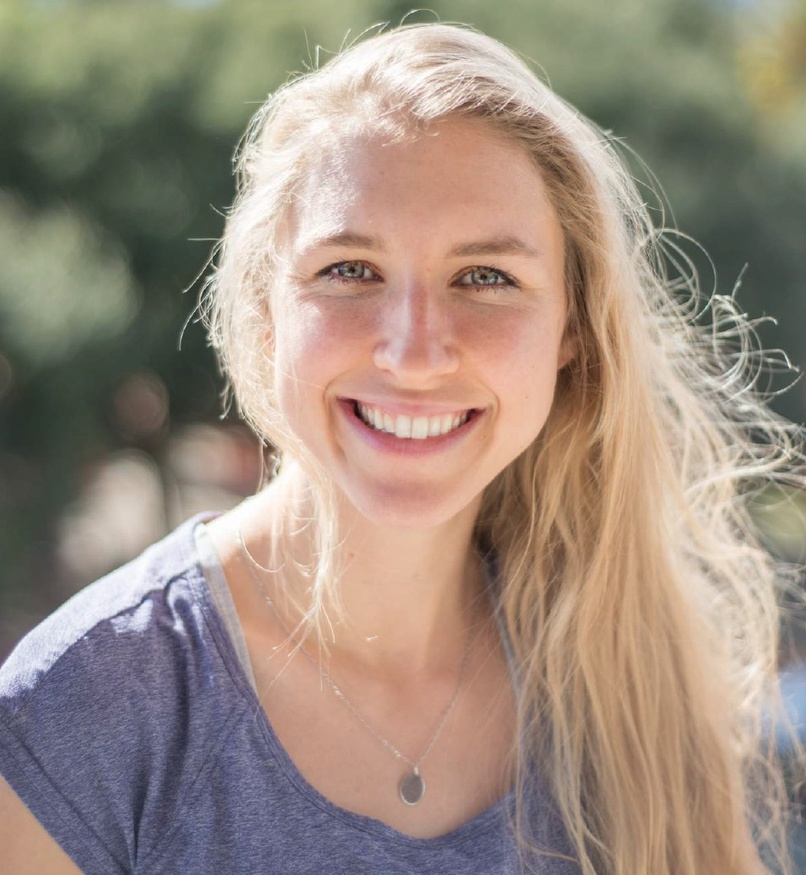
#> input picture images/original_images/headshot_kiahhardcastle.jpg, 806 x 875 px, shrunk from 956 x 1038 before the run; its folder holds only this picture in this run
$ jupyter execute opencv-face-detection-cropping.ipynb
#> lines starting #> are read from the running program, lines starting #| are printed output that depends on the picture
[cell 1]
# import modules needed
# also - before this is done - need to make sure that opencv is installed
import cv2
import numpy as np
from matplotlib import pyplot as plt
import glob

[cell 2]
def compute_face_crop(image_file):

    # This will take an image file, and will return information about where the face is, the image with the face bounding box, and the cropped image

    # read image, copy it so nothing funky happens, convert to grayscale for opencv
    img = cv2.imread(image_file,cv2.IMREAD_COLOR)
#> img is the input picture: shape (875, 806, 3); mean B, G, R 127.4, 140.6, 156.5
    imgtest1 = img.copy()
    imgtest = cv2.cvtColor(imgtest1, cv2.COLOR_BGR2GRAY)
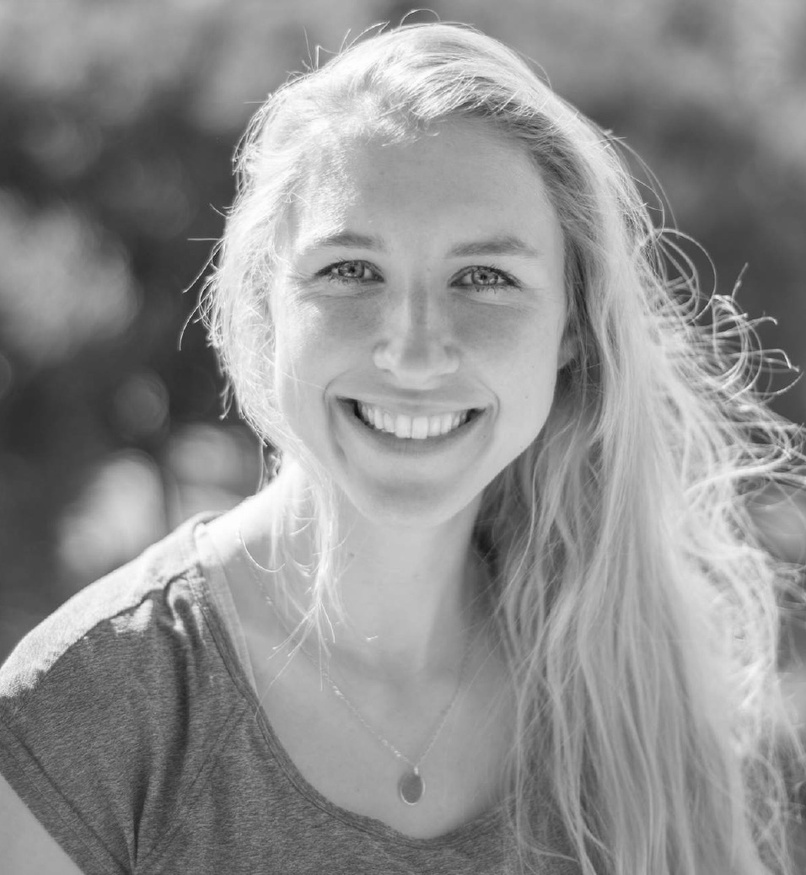
#> imgtest: shape (875, 806); min 13, max 255, mean 143.8

    # load the face classifier
    facecascade = cv2.CascadeClassifier(cv2.data.haarcascades + "haarcascade_frontalface_default.xml")

    # run the face classifier for the image. returns bounding box of the face
    faces = facecascade.detectMultiScale(imgtest, scaleFactor=1.2, minNeighbors=5)
#> faces = [[338, 388, 147, 147], [212, 137, 391, 391]]

    # plot the image and the bounding box of the face
    for (x, y, w, h) in faces:
        # detect the face region
        face_detect = cv2.rectangle(imgtest, (x, y), (x+w, y+h), (255, 0, 255), 2)

        # save the cropped image
        cropped_image = img[y:y+h, x:x+w]
#> this loop made 2 passes
#> pass 1, in compute_face_crop, `cropped_image = img[y:y+h, x:x+w]`:
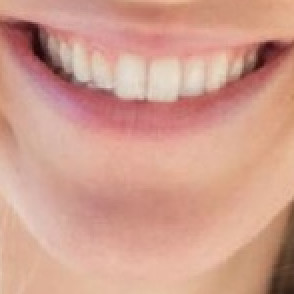
#> cropped_image: shape (147, 147, 3) (shown 2 times larger); mean B, G, R 141.2, 157.4, 208.8
#> pass 2, in compute_face_crop, `face_detect = cv2.rectangle(imgtest, (x, y), (x+w, y+h), (255, 0, 255)..`:
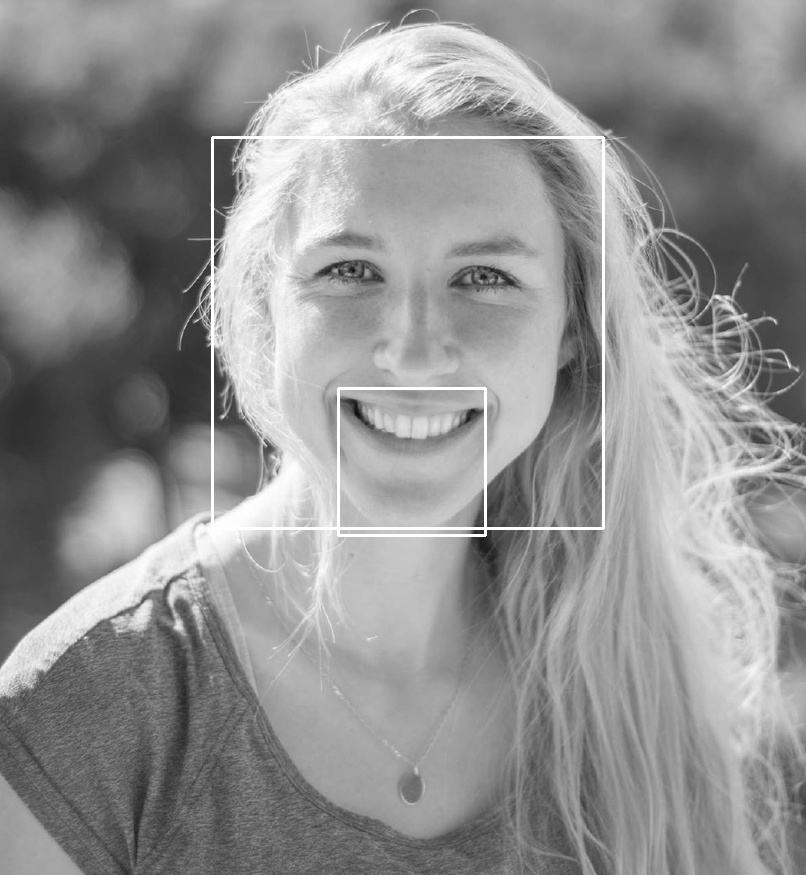
#> face_detect: shape (875, 806); min 13, max 255, mean 144.7
#> pass 2, in compute_face_crop, `cropped_image = img[y:y+h, x:x+w]`:
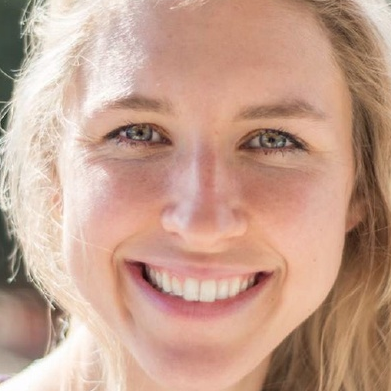
#> cropped_image: shape (391, 391, 3); mean B, G, R 141.6, 159.7, 197.3

    return faces, face_detect, cropped_image

[cell 3]
# for each jpg image in a directory, collect file name in list
txtfiles = []
for file in glob.glob("/Users/kiah/Desktop/face-in-art/images/original_images/*.jpg"):
    txtfiles.append(file)
print(txtfiles)

[cell 4]
cropped_image_directory = "/Users/kiah/Desktop/face-in-art/images/cropped_images/"
box_image_directory = "/Users/kiah/Desktop/face-in-art/images/box_images/"
for image_file in txtfiles:

    # run the face-cropping algorithm
    faces, face_detect, cropped_image = compute_face_crop(image_file)
#> faces = [[338, 388, 147, 147], [212, 137, 391, 391]]

    # get image name
    name_pieces = image_file.split('/')
    image_name = name_pieces[-1]
    image_name = image_name.split('.')
    image_name = image_name[0]

    # plot the face with box around it, and the cropped image
    plt.figure()
    plt.imshow(face_detect)
    plt.figure()
    plt.imshow(cropped_image)
    print(cropped_image.shape)
#| (391, 391, 3)

    # save the images
    image_box_name = box_image_directory + image_name + '_box.jpg'
    cv2.imwrite(image_box_name,face_detect)

    cropped_image_name = cropped_image_directory + image_name  + '_cropped.jpg'
    cv2.imwrite(cropped_image_name,cropped_image)
